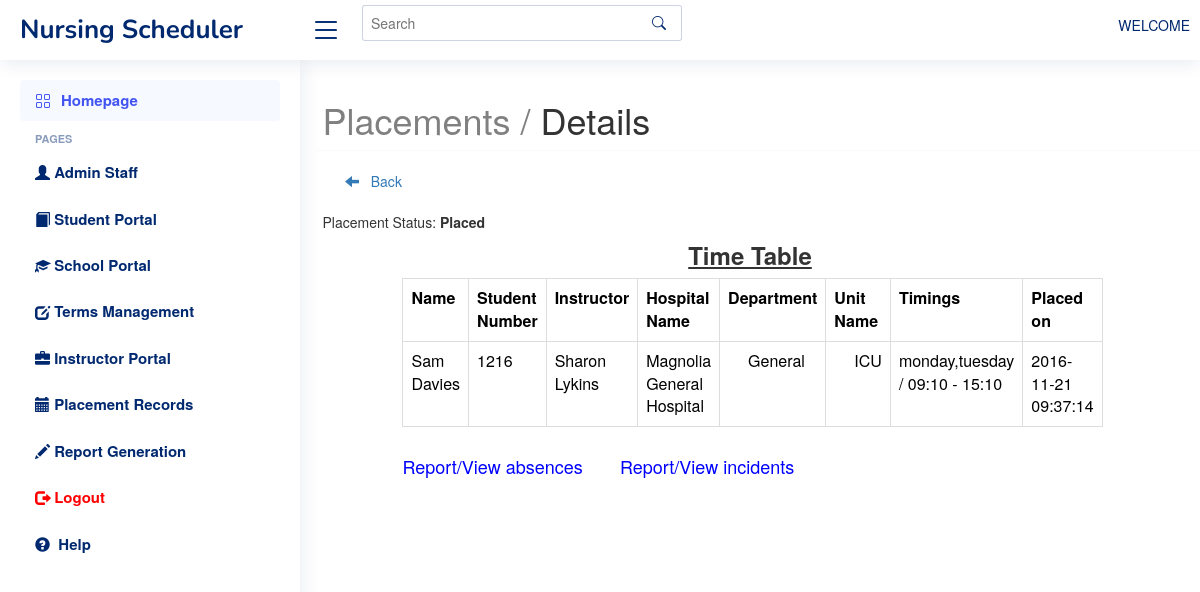
The app's page /public/placements/placement_record_view.php?st_num=1216 with its own data.
### tables this page shows
CREATE TABLE `placements` (
  `placement_id` bigint(20) UNSIGNED NOT NULL,
  `student_number` int(20) NOT NULL,
  `name` varchar(191) NOT NULL,
  `h_name` varchar(255) NOT NULL,
  `h_department` varchar(255) NOT NULL,
  `h_unit` varchar(255) NOT NULL,
  `days` varchar(255) NOT NULL,
  `start_time` varchar(255) NOT NULL,
  `end_time` varchar(255) NOT NULL,
  `instructor` varchar(255) NOT NULL,
  `address` varchar(191) NOT NULL,
  `city` varchar(191) NOT NULL,
  `prov_id` bigint(20) UNSIGNED NOT NULL,
  `postal_code` varchar(191) NOT NULL,
  `phone` varchar(191) NOT NULL,
  `ext` varchar(191) DEFAULT NULL,
  `contact_person` varchar(191) NOT NULL,
  `contact_person_title` varchar(191) NOT NULL,
  `status` int(20) NOT NULL,
  `created_at` timestamp NULL DEFAULT NULL,
  `updated_at` timestamp NULL DEFAULT NULL,
  `comments` varchar(255) NOT NULL
);

CREATE TABLE `students` (
  `student_number` bigint(20) UNSIGNED NOT NULL,
  `first_name` varchar(30) NOT NULL,
  `last_name` varchar(30) NOT NULL,
  `middle_name` varchar(30) DEFAULT NULL,
  `uwin_email` varchar(30) NOT NULL,
  `school_id` varchar(191) NOT NULL,
  `home_address` varchar(50) NOT NULL,
  `home_city` varchar(50) NOT NULL,
  `prov_id` bigint(20) UNSIGNED NOT NULL,
  `home_postal_code` varchar(6) NOT NULL,
  `phone1` varchar(15) NOT NULL,
  `phone2` varchar(15) DEFAULT NULL,
  `start_term` varchar(191) NOT NULL,
  `year` int(20) NOT NULL,
  `status` int(11) NOT NULL,
  `comments` varchar(255) NOT NULL,
  `created_at` timestamp NULL DEFAULT NULL,
  `updated_at` timestamp NULL DEFAULT NULL,
  `h_name` varchar(255) NOT NULL,
  `h_department` varchar(255) NOT NULL,
  `h_unit` varchar(255) NOT NULL
);

### public/placements/placement_record_view.php (the view, shortened to what this page needs)
<?php
include "../../private/db.php";
include "../../private/header.php";
$id = $_GET['st_num'];
?>
<body>
 <main id="main" class="main">
<div class="row">
		<h1><span style="color:grey">Placements /</span> Details</h1>
		<hr>
</div>
<div class="col-lg-12" style="text-align:left; margin-bottom:20px;" >
	<a href="placements.php" class=""><span class="glyphicon glyphicon-arrow-left"></span> &nbsp Back</a>
</div>
<div class="row">
	<p>Placement Status:
	<b><?php
		$stat = "SELECT * FROM placements WHERE student_number='$id' ";
		$state = mysqli_query($conn, $stat);
		$stater = mysqli_fetch_all($state, MYSQLI_ASSOC);
		foreach($stater as $s)
		{
			if($s['status']==1)
			{
				echo "Placed";
			}
			else
			{
				echo "Not Placed";
			}
		}
	?>
	</b></p>
</div>
<div class="row" style="text-align:center;">
	<h3><b><u>Time Table</u></b></h3>
	<div class="col-lg-10 offset-lg-1">
		<table class="table table-bordered">
			<tr>
			<th>Name</th>
			<th>Student Number</th>
			<th>Instructor</th>
			<th>Hospital Name</th>
			<th>Department</th>
			<th>Unit Name</th>
			<th>Timings</th>
			<th>Placed on</th>
			</tr>
			<tr>
			<?php
				$sql = "SELECT * FROM students WHERE student_number = '$id'";
				$esql = mysqli_query($conn, $sql);
				$results = mysqli_fetch_all($esql, MYSQLI_ASSOC);
				foreach($results as $r)
				{
			?>
			<td><?php echo $r['first_name']; ?><?php echo $r['middle_name']; ?> <?php echo $r['last_name']; ?></td>
			<?php
			}
			?>
			<td><?php echo $id;?></td>
			<?php
				$place = "SELECT * FROM placements WHERE student_number='$id'";
				$eplace = mysqli_query($conn, $place);
				$result_place = mysqli_fetch_all($eplace, MYSQLI_ASSOC);
				foreach($result_place as $rp)
				{
			?>
			<td><?php echo $rp['instructor']; ?></td>
			<td><?php echo $rp['h_name']; ?></td>
			<td>
				<?php $depart = explode(",", $rp['h_department']);
					$value_count1 = count($depart);
					?>
					<ul style="list-style:none">
					<?php
					for($x = 0; $x < $value_count1; $x++)
					{
					?>
						<li><?php echo $depart[$x]; ?></li>
						<?php
							}
					?>
					</ul>
			</td>
			<td>
				<?php $units = explode(",", $rp['h_unit']);
					$value_count = count($units);
					?>
					<ul style="list-style:none">
					<?php
					for($x = 0; $x < $value_count; $x++)
					{
					?>
						<li><?php echo $units[$x]; ?></li>
						<?php
							}
					?>
					</ul>
			</td>
				<td><?php echo $rp['days'] ?> / <?php echo $rp['start_time']; ?> - <?php echo $rp['end_time']; ?></td>
				<td><?php echo $rp['created_at']; ?></td>
				<?php
				}
			?>
			</tr>
		</table>
	</div>
</div>
<div class="row">
	<div class="col-lg-3 offset-lg-1">
		<h4><a href="placement_abs.php?id=<?php echo $id; ?>" style="color:blue">Report/View absences</a></h4>
	</div>
	<div class="col-lg-5">
		<h4><a href="placement_incidents.php?id=<?php echo $id; ?>" style="color:blue">Report/View incidents</a></h4>
	</div>
</div>
</main>
</body>

### public/placements/assets/css/style.css (style rules this page uses)
:root { scroll-behavior: smooth; }
body { font-family: "Open Sans", sans-serif; background: #f6f9ff; color: #444444; }
a { color: #4154f1; text-decoration: none; }
h1, h2, h3, h4, h5, h6 { font-family: "Nunito", sans-serif; }
#main { margin-top: 60px; padding: 20px 30px; transition: all 0.3s; }
@media (min-width: 1200px) { #main, #footer { margin-left: 300px; } }

### records on screen
placements: status "Placed", instructor "Sharon Lykins", h_name "Magnolia General Hospital", h_department "General", h_unit "ICU", days "monday,tuesday", start_time "09:10", end_time "15:10", created_at "2016-11-21 09:37:14"
students: first_name "Sam", last_name "Davies"

### other values on screen
$id "1216"
